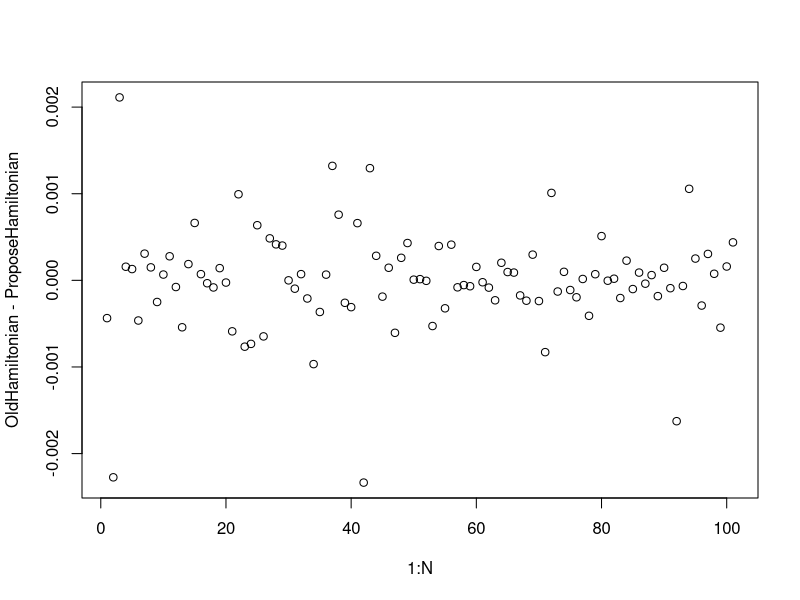
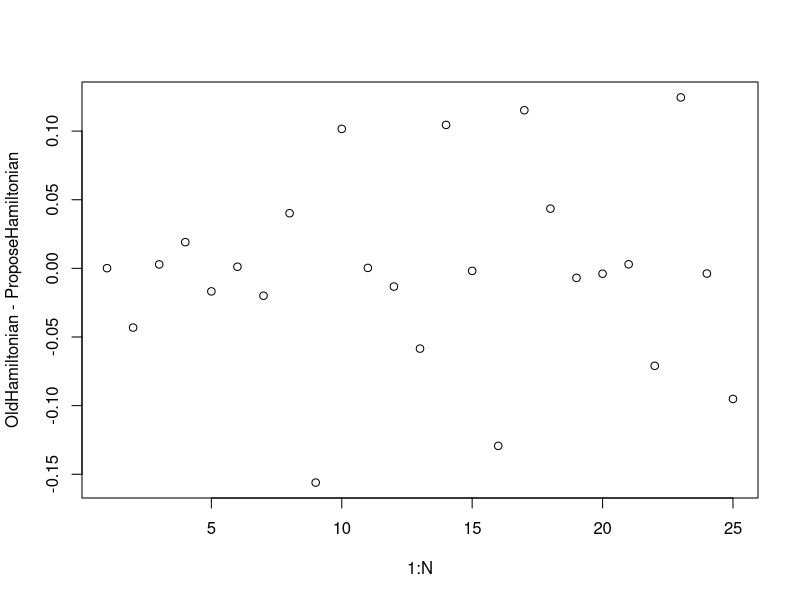
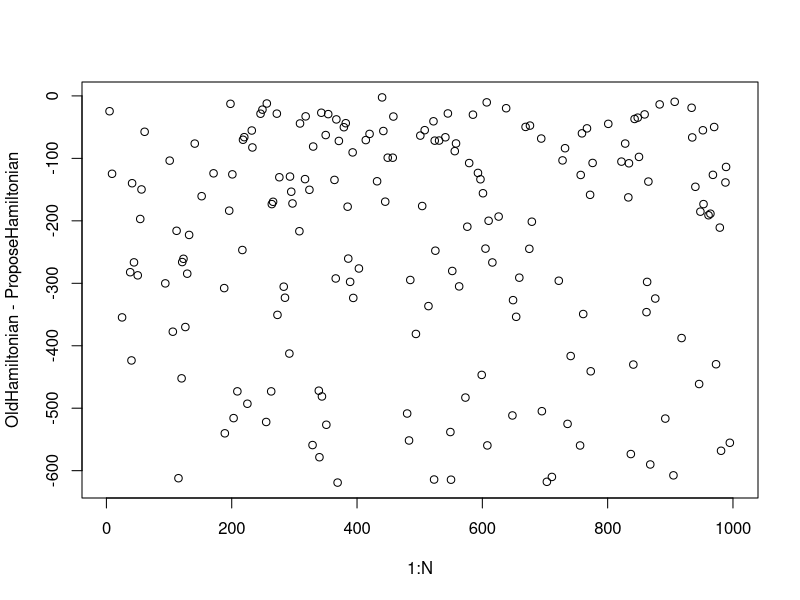

Source code (R) for these figures, in order: (Note: a time limit stopped this script after it produced the figures.)
library(MASS)
library(mvtnorm)
HMCVer1 <- function(TotalSamples, densityA,M,q,epsilon,L, densitydiff, burnin) {
  #Takes in Total Samples, density of interest, Mass Matrix, Initial Value, Step Size, Number of Steps, differential of density, burn in amount
  epsilonFix=epsilon;
  now=Sys.time()
  #For display at the end.
#quartz()
#Bring up window for plot
 #plot.new()
#  plot.window(xlim=c(-3,3), ylim=c(-3,3))
#  axis(side=1, pos=-3)
#  axis(side=2,pos=-3)
#  title(main="Bivariate Normal Simulation")
  RejectTotal=0;
#Counts Rejection
  oldq <-qtandepsilon <- q #Initialisation of q and qtandepsilon
  d <- length(q) #Dimensions
  if(length(M)>1){MassVector <- colSums(M)} else MassVector <- M
#Use in leapfrog
  N <- TotalSamples+burnin; #How many samples will be needed
pb <- txtProgressBar(min = 0, max = N, style = 3);
  OldHamiltonian=rep(0,N);
ProposeHamiltonian=rep(0,N);
  Samples <- matrix(0,N,d);
  #For allocation of memory
  p <- mvrnorm(N,rep(0,d),M); 
  #Generate momentum for multivariate normal, this is an N by d quantity. I generate all at once here.
  for (k in 1:N){
    if (N==1){
      oldp <-ptplusepsilon <- p
    }
    else {
    oldp <-ptplusepsilon <- p[k,] 
    }
    #Take one momentum vector.
   epsilon= runif(1,epsilonFix*0.8,epsilonFix*1.2);
   #Varies epsilon to avoid periodic behaviour and also 'encourage' ergodicity
    for (t in 1:L){
      #LeapFrog L times with step size epsilon
      ptplusepsilonhalf= ptplusepsilon - (epsilon/2)*as.vector(densitydiff(qtandepsilon));
      qtandepsilon =  qtandepsilon + ((epsilon/MassVector)*ptplusepsilonhalf);
      #Assume independent in p vector hence use column sums
      ptplusepsilon= ptplusepsilonhalf - (epsilon/2)*as.vector(densitydiff(qtandepsilon));
    }
    OldUenergy= -log(densityA(oldq));
    #Energy of target densityA at old state
    OldKenergy= sum((oldp^2/MassVector))/2;
    #Energy of momentum at Old state
    OldHamiltonian[k]= OldUenergy+OldKenergy;
    #Old Hamiltonian
    ProposeUenergy= -log(densityA(qtandepsilon));
    ProposeKenergy=sum((ptplusepsilon^2)/MassVector)/2;
    #Propose Energy 
    ProposeHamiltonian[k]=ProposeUenergy+ProposeKenergy;
    #Propose Hamiltonian
    if (runif(1)< exp(OldHamiltonian[k]-ProposeHamiltonian[k])) {
      oldp=ptplusepsilon;
      oldq=qtandepsilon;
    #Metropolis Hastings, if accepted move to new state
    }
    else {qtandepsilon=oldq;
    RejectTotal= RejectTotal+1;
    }
    Samples[k,] <- oldq;
  # if (k==1){
   #plot(Samples[k,1],Samples[k,2],pch=26,col=26,,xlab="x",ylab="y",xlim=c(-2,2), ylim=c(-2,2))}
   #else {
   #lines(Samples[k,1],Samples[k,2],col=26,,xlab="x",ylab="y")
   #points(Samples[k,1],Samples[k,2],pch=4,col=26,,xlab="x",ylab="y")
  # }
  # Sys.sleep(0.03)
    #In order to plot points sequentially
    #scatterplot3d(Samples[k,1],Samples[k,2],Samples[k,3],xlim=c(-4,4),ylim=c(-4,4),zlim=c(-4,4))
    #par(new=TRUE)
    #Samples
    #forget Intialisation
  setTxtProgressBar(pb, k)
  }
#  cat("Total Samples after Burn in:",TotalSamples,"\nStep Size used was (+-10%)",epsilonFix,"\nLeapFrog iterations were",L,"\nMean Of Samples=",apply(Samples,2,mean),"\nCovariance=",cov(Samples), "\nRejectionRate=",RejectTotal/N)
  #hist(Samples[((burnin+1):N),],freq=F)
  #points(Samples[,1],Samples[,2])
  #plot(Samples[,1],Samples[,2],col=2)
  #lines(seq(-4,4,0.01),dnorm(seq(-4,4,0.01)))
  #acf(Samples)
 plot(1:N,OldHamiltonian-ProposeHamiltonian)
 # plot(Samples[,1])
#plot(Samples[,1],Samples[,2],type='l',col=2,xlab="X",ylab="Y")
#points(Samples[,1],Samples[,2],pch=4)
after=Sys.time()-now;
print(after)
close(pb)
(Samples[((burnin+1):N),])
}
JJ <- HMCVer1(TotalSamples = 1,densityA = dnorm,M=1,q = 0,epsilon = 0.05,L = 20,densitydiff = function(x) x,burnin = 100)

#Bivariate Normal
JJ <- HMCVer1(TotalSamples = 25,densityA = function(l) dmvnorm(l,c(0,0),matrix(c(1,0.95,0.95,1),2,2)),q = c(-2,-2),M=diag(2),epsilon = 0.18,L = 20,densitydiff = function(x) {solve(matrix(c(1,0.95,0.95,1),2,2))%*%as.matrix(x)}, burnin = 0)

JJ <- HMCVer1(TotalSamples = 1000,densityA = function(l) dmvnorm(l,c(0,0,0),matrix(c(1,0.9,0.8,0.9,1,0.7,0.8,0.7,1),3,3)),M=diag(3),q = c(10,10,-10),epsilon = 0.05,L = 60,densitydiff = function(x) {solve(matrix(c(1,0.9,0.8,0.9,1,0.7,0.8,0.7,1),3,3))%*%(as.matrix(x)-as.matrix(c(20,4,-10)))}, burnin = 0)
#50 dimensions
JJ <- HMCVer1(TotalSamples = 1000,densityA = function(l) dmvnorm(l,rep(0,150),diag(seq(from=0.02,to=1,length=150)^2)),q = rep(0,150),M=diag(150),epsilon = 0.014,L = 100,densitydiff = function(x) {solve(diag(seq(from=0.02,to=1,length=150)^2))%*%as.matrix(x)}, burnin = 0)
#Make matrix 50 by 50
MatrixMake=seq(from=0.02,to=1,length=150)^2
plot(MatrixMake[1],var(JJ[,1]),xlim=c(0,1),ylim=c(0,1),xlab="Real Variance of coordinate",ylab="Sample Variance",main="Hamiltonian Monte Carlo")
for (t in 2:150) {
  points(MatrixMake[t],var(JJ[,t]))
}
lines(MatrixMake,MatrixMake)
